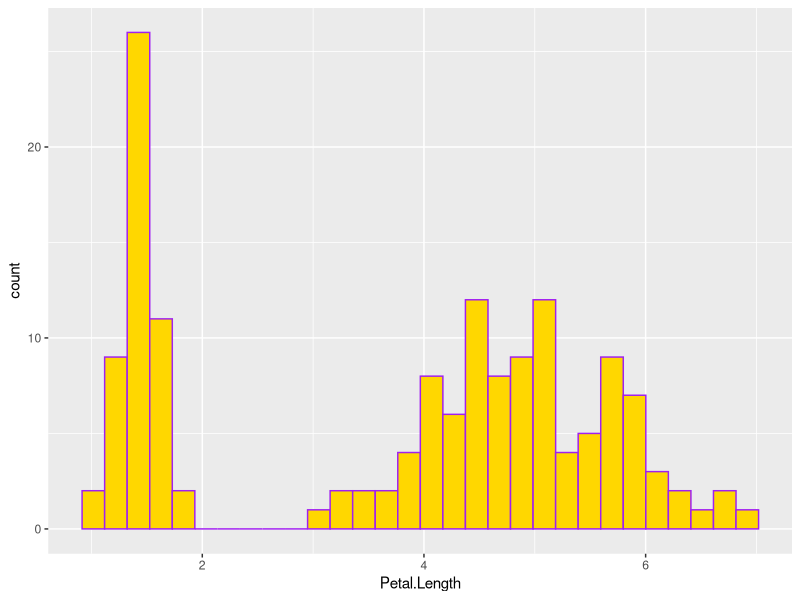
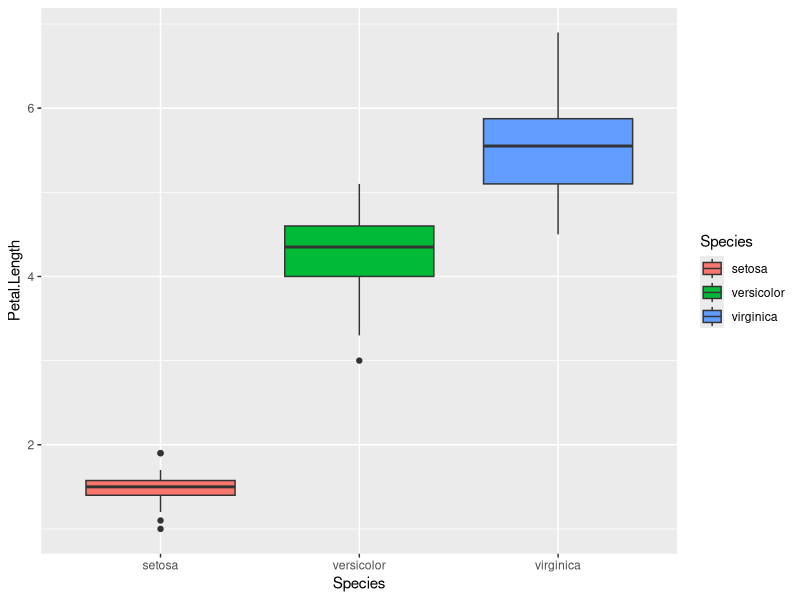
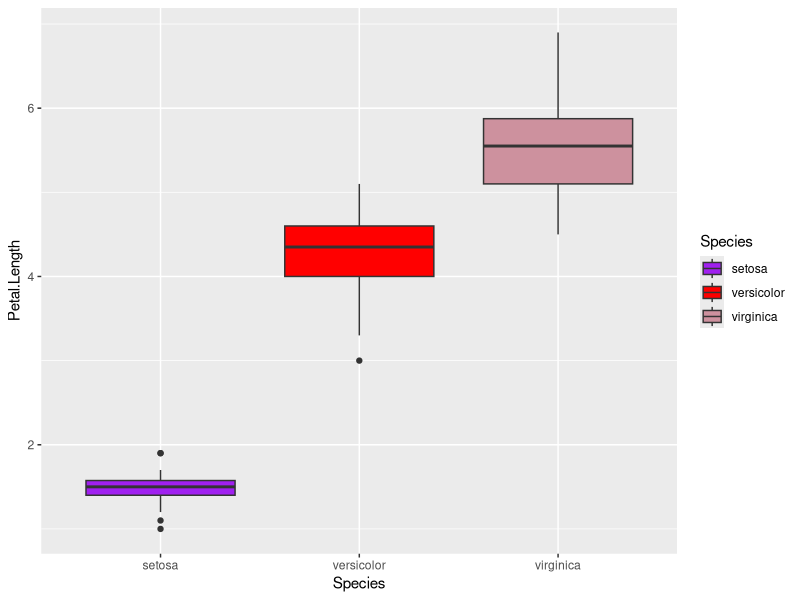
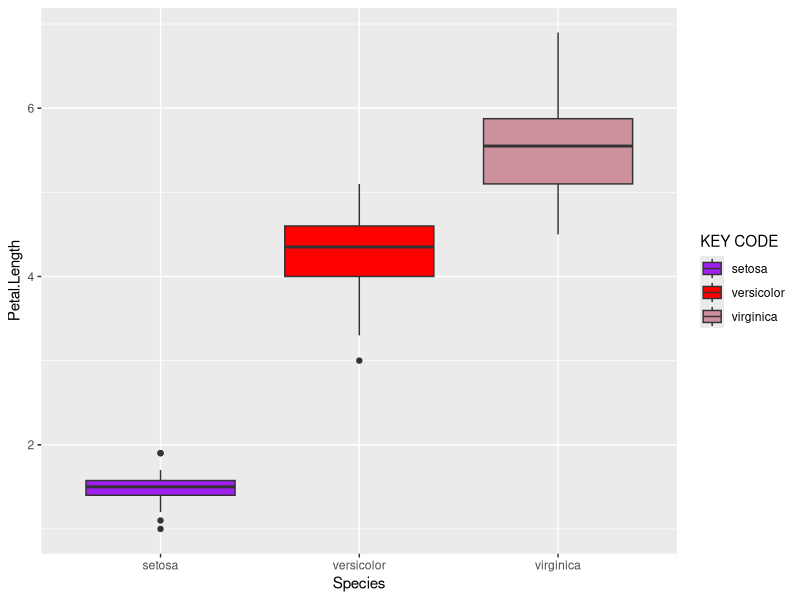
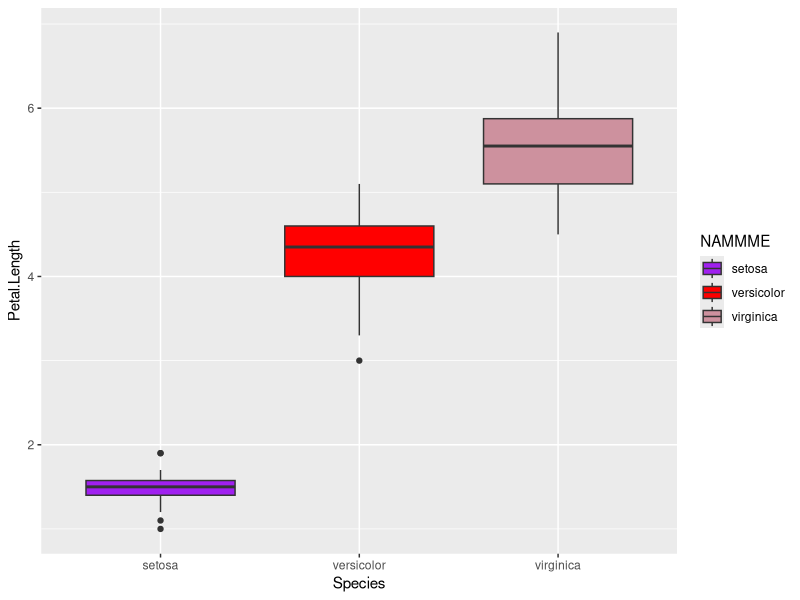
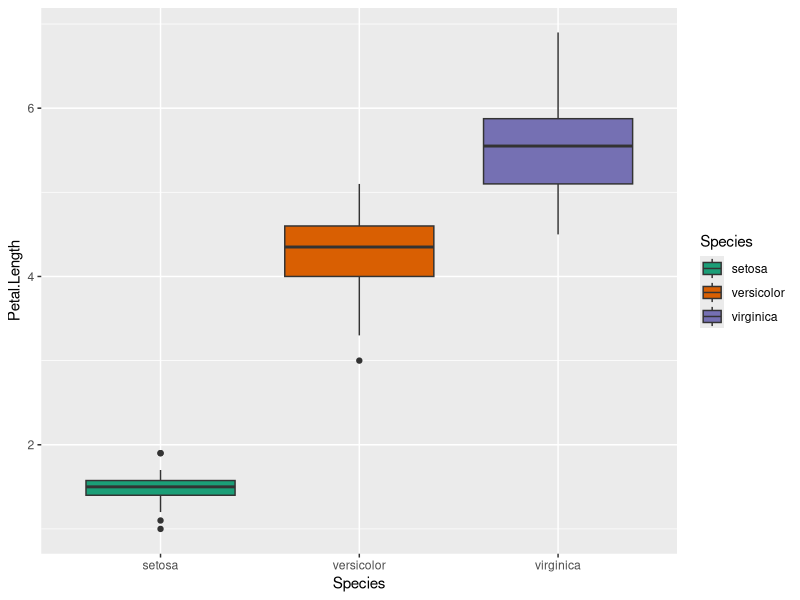

Source code (R) for these figures, in order:
# this is the new lab that will be due 2/13. 

library(tidyverse)

# It will be the refresher on fll and color

#1. give ggplot geom a color or fill 

ggplot(iris, aes(x=Petal.Length)) + 
  geom_histogram(color="purple", fill="gold")

#2. making each speices have a different color
ggplot(iris, aes(x=Species, y=Petal.Length, fill=Species)) + 
  geom_boxplot()

#3. How to be creatize to n the colors
ggplot(iris, aes(x=Species, y=Petal.Length, fill=Species)) + 
  geom_boxplot() + 
  scale_fill_manual(values = c("purple", "red", "pink3"))

# how to clear up the lenands aka the key on the graph
ggplot(iris, aes(x=Species, y=Petal.Length, fill=Species)) + 
  geom_boxplot() + 
  scale_fill_manual(values = c("purple", "red", "pink3"))+
  labs(fill="KEY CODE")
#OOOORRRR
ggplot(iris, aes(x=Species, y=Petal.Length, fill=Species)) + 
  geom_boxplot() + 
  scale_fill_manual(name= "NAMMME", values = c("purple", "red", "pink3"))

#. This is the Brewer function. It will show up a palette of colors. 
ggplot(iris, aes(x=Species, y=Petal.Length, fill=Species)) + 
  geom_boxplot() + 
  scale_fill_brewer(palette = "Dark2")
